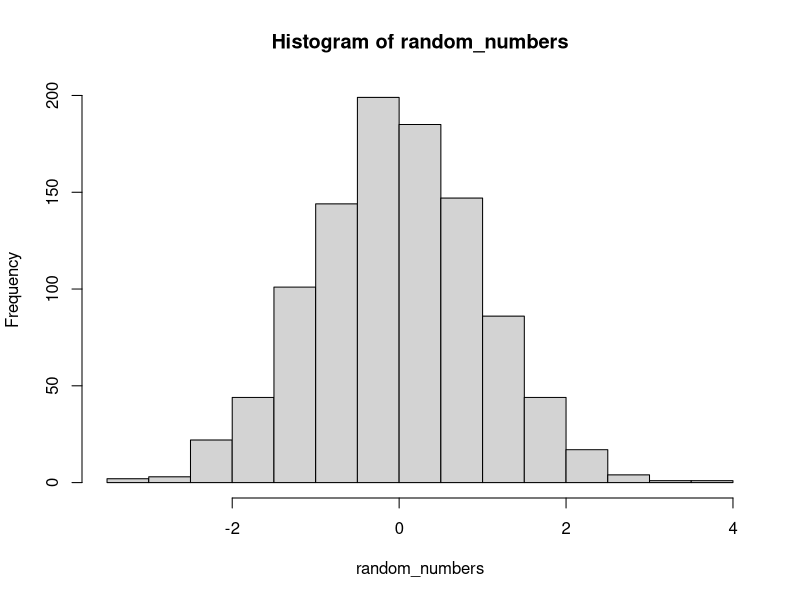
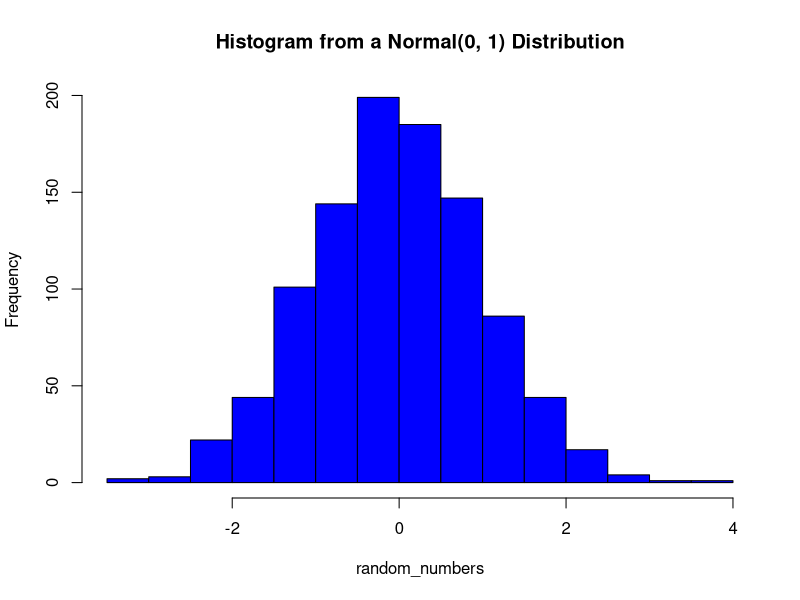

R code for these plots, in order:
## ---- chunk 1
library(ggplot2)

## ---- chunk 2
data(iris)
iris[10, 5]
## ---- chunk 3
tail(iris$Species, n = 5)



## ---- chunk 4
mean(iris$Sepal.Length[iris$Petal.Width > 1])


## ---- chunk 5
for (i in 1:10) {
  if (i < 5) {
    print(i * 3)
  } else {
    print(i * 2)
  }
}

## ---- chunk 6

set.seed(184)
while (TRUE) {
  num <- rnorm(1, mean = 1, sd = 2)
  print(num)
  if (num > 3) {
    break
  }
}

## ---- chunk 7
Counting <- data.frame(matrix(nrow = 3, ncol = 4))
for (i in 1:3) {
  for (j in 1:4) {
    Counting[i, j] <- i + j
  }
}
Counting
## ---- chunk 8
set.seed(184)
plotNormal <- function(repitions, mean, sd) {
  random_numbers <- rnorm(repitions, mean, sd)
  hist(random_numbers)
}

plotNormal(1000, 0,1)




## ---- chunk 9
set.seed(184)
plotNormal <- function(repitions, mean, sd, color = "blue") {
  random_numbers <- rnorm(repitions, mean, sd)
  hist(random_numbers, col = color, main = paste("Histogram from a Normal(", mean, ", ", sd, ") Distribution", sep = ""))
}

plotNormal(1000, 0, 1, "blue")



